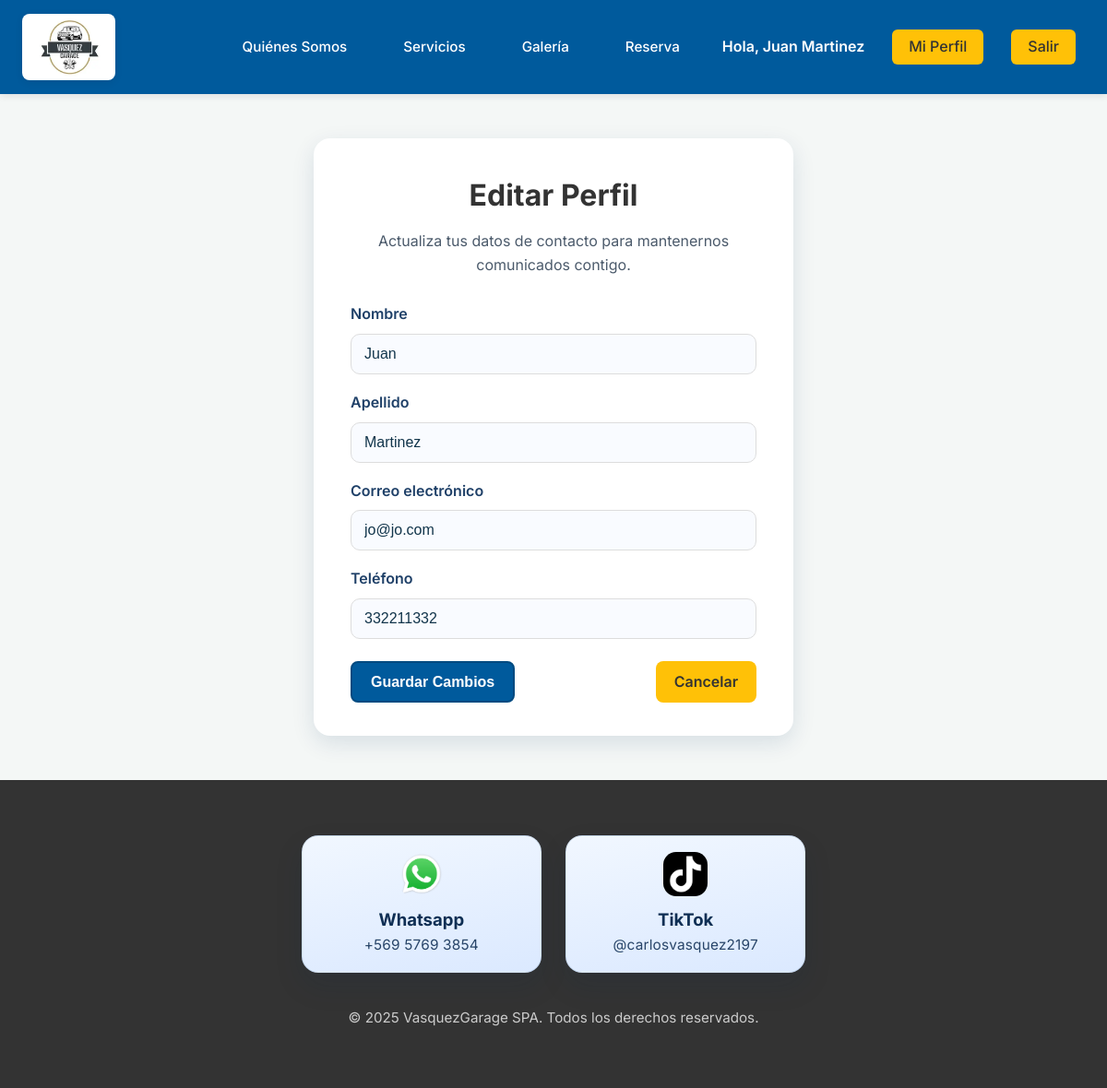
The app's page /perfil/editar/ (signed in) with its own data.
### Models/models.py (models this page shows, shortened)
class Cliente(models.Model):
	cliente_id = models.AutoField(primary_key=True)
	nombre_cliente = models.CharField(max_length=100)
	apellido_cliente = models.CharField(max_length=100)
	correo_cliente = models.EmailField(unique=True)
	telefono_cliente = models.CharField(max_length=20)
	contraseña_cliente = models.CharField(max_length=128)
	es_admin = models.BooleanField(default=False)
	class Meta:
		db_table = 'CLIENTE'

### Controllers/views.py (the view)
# urls.py: path('perfil/editar/', views.editar_perfil, name='editar_perfil'),
def editar_perfil(request):
    if not request.session.get('cliente_id'):
        return redirect('login')
    cliente_id = request.session['cliente_id']
    usuario = get_object_or_404(Cliente, pk=cliente_id)
    if request.method == 'POST':
        form = EditarPerfilForm(request.POST, instance=usuario)
        if form.is_valid():
            form.save()
            _set_cliente_session(request, usuario)
            messages.success(request, 'Perfil actualizado correctamente.')
            return redirect('ver_perfil')
    else:
        form = EditarPerfilForm(instance=usuario)
    return render(request, 'editar_perfil.html', {'form': form, 'usuario': usuario})

### Controllers/views.py
class EditarPerfilForm(forms.ModelForm):
    class Meta:
        model = Cliente
        fields = ['nombre_cliente', 'apellido_cliente', 'correo_cliente', 'telefono_cliente']

### Views/templates/editar_perfil.html (shortened to what this page needs)
{% extends 'home.html' %}
{% load static %}
{% block extra_css %}
{{ block.super }}
<link rel="stylesheet" href="{% static 'css/perfil_styles.css' %}">
{% endblock %}
{% block content %}
<div class="dashboard-layout">
    <div class="profile-section">
        <h1>Editar Perfil</h1>
        <p class="profile-section__subtitle">Actualiza tus datos de contacto para mantenernos comunicados contigo.</p>
        <form method="POST" class="profile-form">
            <div class="form-group">
                <label for="id_nombre_cliente">Nombre</label>
                {{ form.nombre_cliente }}
            </div>
            <div class="form-group">
                <label for="id_apellido_cliente">Apellido</label>
                {{ form.apellido_cliente }}
            </div>
            <div class="form-group">
                <label for="id_correo_cliente">Correo electrónico</label>
                {{ form.correo_cliente }}
            </div>
            <div class="form-group">
                <label for="id_telefono_cliente">Teléfono</label>
                {{ form.telefono_cliente }}
            </div>
            <div class="form-submit">
                <button type="submit" class="btn btn-primario">Guardar Cambios</button>
                <a href="{% url 'ver_perfil' %}" class="btn btn-secundario">Cancelar</a>
            </div>
        </form>
    </div>
</div>
{% endblock %}

### Views/templates/home.html (shortened to what this page needs)
{% load static %}
<!DOCTYPE html>
<html lang="es">
<head>
    <link rel="stylesheet" href="{% static 'css/styles.css' %}">
    {% block extra_css %}
    <link rel="stylesheet" href="{% static 'css/home_only_styles.css' %}">
    {% endblock %}
</head>
<body>
    {% with request.resolver_match.url_name as current_url %}
    {% if not request.session.es_admin or current_url != 'admin_perfil' and current_url != 'admin_dashboard' and current_url != 'admin_editar_reserva' and current_url != 'admin_inventario' and current_url != 'admin_insumo_nuevo' and current_url != 'admin_insumo_editar' and current_url != 'admin_insumo_eliminar' and current_url != 'admin_usuarios' %}
    <nav class="navbar">
        <div class="navbar-container container">
            <a href="{% url 'home' %}" class="logo" style="display: flex; align-items: center; gap: 10px;">
                <img src="{% static 'images/logo.jpg' %}" alt="Logo VasquezGarage SPA" style="height: 72px; width: auto; border-radius: 8px; box-shadow: 0 2px 8px rgba(0,0,0,0.08);">
            </a>
            <div class="nav-links">
                <div style="display: flex; align-items: center; gap: 36px; flex-wrap: wrap;" class="nav-links-inner">
                    {% if request.session.es_admin %}
                        <div style="display:flex; align-items:center; gap:12px;">
                            <span style="color:#fff; font-weight:600;">Hola, {{ request.session.nombre_cliente }} {% if request.session.apellido_cliente %}{{ request.session.apellido_cliente }}{% endif %}</span>
                            <a href="{% url 'admin_perfil' %}" class="btn btn-primario" style="background:#FFC107; color:#333; border:none;">Perfil Admin</a>
                            <a href="{% url 'admin_dashboard' %}" class="btn btn-secundario" style="background:#fff; color:#005A9C;">Reservas</a>
                            <a href="{% url 'admin_inventario' %}" class="btn btn-secundario" style="background:#fff; color:#005A9C;">Inventario</a>
                            <a href="{% url 'admin_usuarios' %}" class="btn btn-secundario" style="background:#fff; color:#005A9C;">Usuarios</a>
                            <a href="{% url 'logout' %}" class="btn btn-secundario" style="margin-left: 8px;">Salir</a>
                        </div>
                    {% else %}
                        <div style="display:flex; align-items:center; gap:36px;">
                            <a href="{% url 'home' %}#quienes-somos">Quiénes Somos</a>
                            <a href="{% url 'home' %}#servicios">Servicios</a>
                            <a href="{% url 'home' %}#galeria">Galería</a>
                            <a href="{% url 'agendar_servicio' %}">Reserva</a>
                        </div>
                        {% if request.session.cliente_id %}
                            <div style="display:flex; align-items:center; gap:20px;">
                                <span style="color:#fff; font-weight:600;">Hola, {{ request.session.nombre_cliente }} {% if request.session.apellido_cliente %}{{ request.session.apellido_cliente }}{% endif %}</span>
                                <a href="{% url 'ver_perfil' %}" class="btn btn-secundario" style="margin-left:0;">Mi Perfil</a>
                                <a href="{% url 'logout' %}" class="btn btn-secundario" style="margin-left:0;">Salir</a>
                            </div>
                        {% else %}
                            <a href="{% url 'login' %}" class="btn btn-secundario">Entrar</a>
                        {% endif %}
                    {% endif %}
                </div>
            </div>
        </div>
    </nav>
    {% endif %}
    {% endwith %}
    <main>
        {% block content %}{% endblock %}
    </main>
    <footer class="footer">
        <div class="footer__content">
            <div class="footer-contacts">
                <article class="footer-contacts__card">
                    <img class="footer-contacts__icon" src="{% static 'images/logos/WhatsApp.svg.png' %}" alt="Logo WhatsApp">
                    <div>
                        <h3 class="footer-contacts__title">Whatsapp</h3>
                        <p class="footer-contacts__text">+569 5769 3854</p>
                    </div>
                </article>
                <article class="footer-contacts__card">
                    <img class="footer-contacts__icon" src="{% static 'images/logos/Tiktok_icon.svg.png' %}" alt="Logo TikTok">
                    <div>
                        <h3 class="footer-contacts__title">TikTok</h3>
                        <p class="footer-contacts__text">@carlosvasquez2197</p>
                    </div>
                </article>
            </div>
            <p class="footer__copy">&copy; {% now "Y" %} VasquezGarage SPA. Todos los derechos reservados.</p>
        </div>
    </footer>
</body>
</html>

### Views/static/css/styles.css (style rules this page uses)
:root { --color-primario: #005A9C; --color-secundario: #FFC107; --color-fondo-claro: #F4F7F6; --color-fondo-blanco: #FFFFFF; --color-texto-oscuro: #333333; --color-texto-gris: #555555; --color-borde: #DDDDDD; --font-principal: 'Inter', sans-serif; }
* { margin: 0; padding: 0; box-sizing: border-box; }
body { font-family: var(--font-principal); background-color: var(--color-fondo-claro); color: var(--color-texto-oscuro); line-height: 1.6; min-height: 100vh; display: flex; flex-direction: column; }
.container { max-width: 1400px; margin: 0 auto; padding: 0 24px; width: 100%; }
main { flex: 1; }
.navbar { background: var(--color-primario); padding: 15px 0; box-shadow: 0 2px 8px rgba(0,0,0,0.1); }
.navbar-container { display: flex; justify-content: space-between; align-items: center; }
.nav-links { display: flex; align-items: center; gap: 24px; }
.nav-links a { color: white; text-decoration: none; font-weight: 500; margin-left: 15px; font-size: 0.95rem; }
.btn { padding: 10px 20px; border-radius: 8px; font-size: 1rem; font-weight: 600; cursor: pointer; text-align: center; text-decoration: none; display: inline-block; border: none; transition: 0.3s; }
.btn-primario, .btn-primary { background-color: var(--color-primario); color: white !important; border: 2px solid #004a80; }
.btn-secundario { background-color: var(--color-secundario); color: #333 !important; }
.footer { background: #333; color: #eee; text-align: center; padding: 20px 0; margin-top: auto; }

### Views/static/css/home_only_styles.css (style rules this page uses)
body { background: #f6f8f8; font-family: 'Inter', Arial, sans-serif; color: #222; margin: 0; padding: 0; }
.navbar { background: #0561a5; padding: 0.5rem 0; box-shadow: 0 2px 8px rgba(0,0,0,0.04); }
.navbar-container { display: flex; align-items: center; justify-content: space-between; max-width: 1400px; margin: 0 auto; padding: 0 2rem; }
.logo { display: flex; align-items: center; gap: 10px; }
.nav-links-inner a, .nav-links-inner span { font-size: 1rem; color: #fff; text-decoration: none; margin-right: 10px; font-weight: 500; }
.nav-links-inner .btn { font-size: 1rem; padding: 6px 18px; border-radius: 6px; border: none; cursor: pointer; }
.footer__content { max-width: 1100px; margin: 0 auto; padding: 2.5rem 2rem 2.75rem; display: flex; flex-direction: column; gap: 2.3rem; }
.footer-contacts { display: flex; justify-content: center; align-items: center; gap: 1.65rem; width: 100%; flex-wrap: wrap; }
.footer-contacts__card { display: flex; flex-direction: column; align-items: center; justify-content: center; gap: 0.7rem; min-height: 96px; text-align: center; background: linear-gradient(170deg, #f1f7ff, #dbe9ff); border-radius: 18px; padding: 1.05rem 1.2rem; box-shadow: 0 14px 30px rgba(14, 40, 72, 0.14); border: 1px solid rgba(10, 80, 150, 0.1); width: clamp(220px, 28vw, 260px); }
.footer-contacts__icon { display: block; width: 48px; height: 48px; border-radius: 14px; object-fit: contain; }
.footer-contacts__title { margin: 0; font-size: clamp(1.02rem, 0.98rem + 0.28vw, 1.16rem); color: #0f2f54; font-weight: 700; }
.footer-contacts__text { margin: 0; font-size: 0.96rem; color: #284568; letter-spacing: 0.012em; }
.footer__copy { margin: 0; font-size: 0.95rem; color: rgba(255, 255, 255, 0.75); text-align: center; }
.footer { padding: 0; }

### Views/static/css/perfil_styles.css (style rules this page uses)
.dashboard-layout { display: flex; justify-content: center; padding: 48px 24px; box-sizing: border-box; }
.profile-section { width: 100%; max-width: 520px; margin: 0 auto; background: var(--color-fondo-blanco); border-radius: 18px; box-shadow: 0 8px 24px rgba(0, 48, 100, 0.12); padding: 36px 40px; }
.profile-section h1 { margin-bottom: 12px; text-align: center; }
.profile-section__subtitle { margin: 0 0 28px; text-align: center; color: #4b5a6b; }
.profile-form { display: flex; flex-direction: column; gap: 18px; }
.profile-form .form-group { display: flex; flex-direction: column; gap: 8px; }
.profile-form label { font-weight: 600; color: #1f4068; }
.profile-form input { padding: 12px 14px; border: 1px solid var(--color-borde); border-radius: 10px; font-size: 1rem; color: #12354b; background: #f9fbff; }
.form-submit { display: flex; justify-content: space-between; gap: 16px; margin-top: 6px; }

### records on screen
Cliente: session.nombre_cliente "Juan", session.apellido_cliente "Martinez", nombre_cliente "Juan", apellido_cliente "Martinez", correo_cliente "jo@jo.com", telefono_cliente "332211332"
